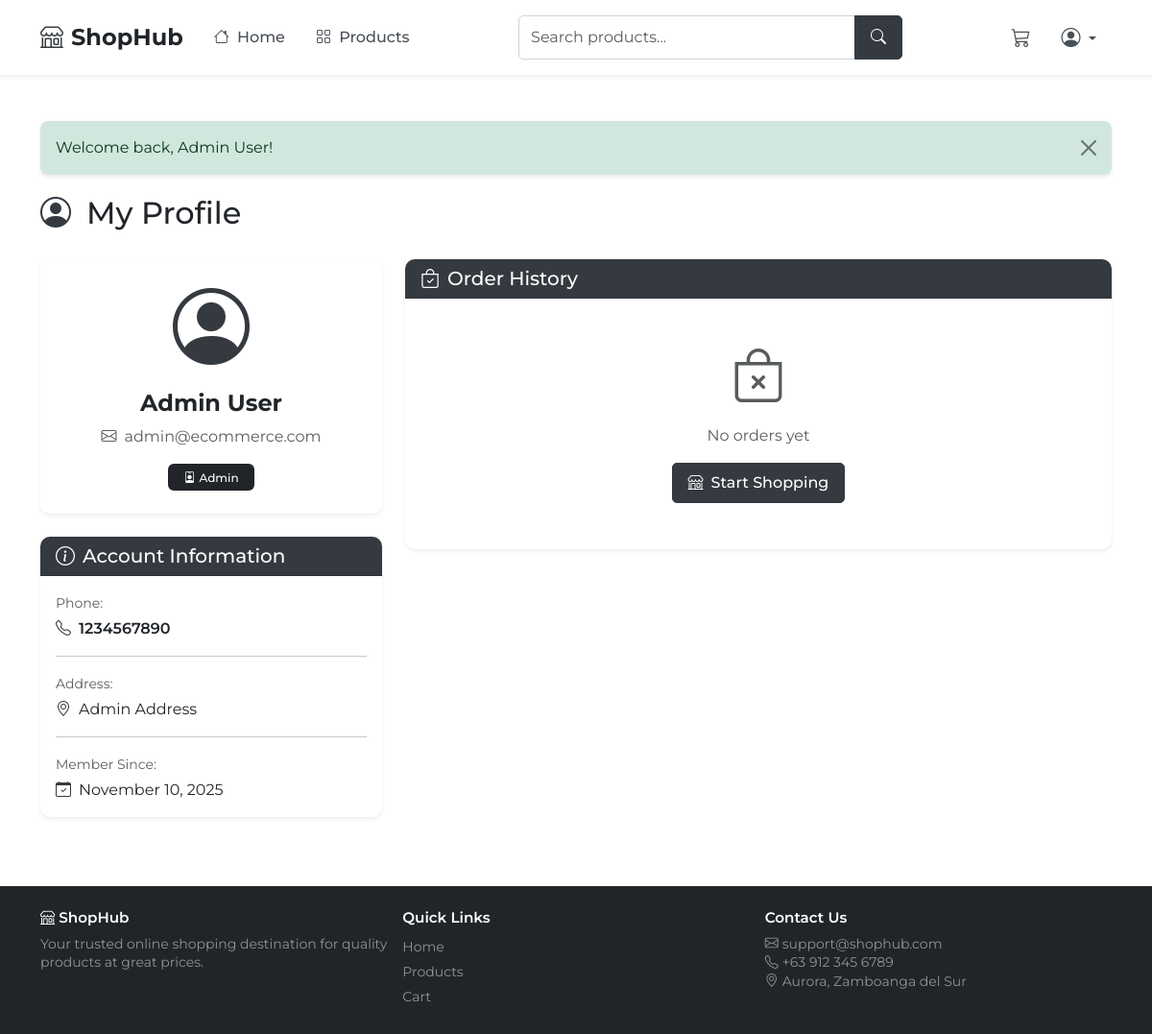
The app's page /profile.php (signed in) with its own data.
### tables this page shows
CREATE TABLE users (
    id INT AUTO_INCREMENT PRIMARY KEY,
    name VARCHAR(100) NOT NULL,
    email VARCHAR(100) NOT NULL UNIQUE,
    password_hash VARCHAR(255) NOT NULL,
    phone VARCHAR(20),
    address TEXT,
    role ENUM('customer', 'admin') DEFAULT 'customer',
    created_at TIMESTAMP DEFAULT CURRENT_TIMESTAMP,
    INDEX idx_email (email),
    INDEX idx_role (role)
);

### profile.php (the view, shortened to what the rows shown need)
<?php
require_once 'includes/config.php';
$user_id = $_SESSION['user_id'];
$user_stmt = $conn->prepare("SELECT * FROM users WHERE id = ?");
$user_stmt->bind_param("i", $user_id);
$user_stmt->execute();
$user = $user_stmt->get_result()->fetch_assoc();
include 'includes/header.php';
?>
<div class="container my-4">
    <div class="d-flex align-items-center mb-4">
        <h2 class="mb-0">My Profile</h2>
    </div>
    <div class="row g-4">
        <div class="col-lg-4">
            <div class="card shadow-sm border-0 mb-4">
                <div class="card-body text-center p-4">
                    <div class="profile-avatar mb-3">
                        <i class="bi bi-person-circle display-1 text-primary"></i>
                    </div>
                    <h4 class="fw-bold mb-2"><?php echo htmlspecialchars($user['name']); ?></h4>
                    <p class="text-muted mb-3">
                        <i class="bi bi-envelope me-2"></i><?php echo htmlspecialchars($user['email']); ?>
                    </p>
                    <span class="badge bg-dark px-3 py-2">
                        <i class="bi bi-person-badge me-1"></i><?php echo ucfirst($user['role']); ?>
                    </span>
                </div>
            </div>
            <div class="card shadow-sm border-0">
                <div class="card-body">
                    <div class="mb-3">
                        <label class="text-muted small mb-1">Phone:</label>
                        <p class="mb-0 fw-semibold">
                            <i class="bi bi-telephone text-primary me-2"></i><?php echo htmlspecialchars($user['phone']); ?>
                        </p>
                    </div>
                    <div class="mb-3">
                        <label class="text-muted small mb-1">Address:</label>
                        <p class="mb-0">
                            <i class="bi bi-geo-alt text-primary me-2"></i><?php echo nl2br(htmlspecialchars($user['address'])); ?>
                        </p>
                    </div>
                    <div class="mb-0">
                        <label class="text-muted small mb-1">Member Since:</label>
                        <p class="mb-0">
                            <i class="bi bi-calendar-check text-primary me-2"></i><?php echo date('F j, Y', strtotime($user['created_at'])); ?>
                        </p>
                    </div>
                </div>
            </div>
        </div>
    </div>
</div>
<?php
include 'includes/footer.php';
?>

### records on screen
users: name "Admin User", email "admin@ecommerce.com", role "Admin", phone "1234567890", address "Admin Address", created_at "November 10, 2025"

### other values on screen
SITE_NAME "ShopHub"
$text "Welcome back, Admin User!"
